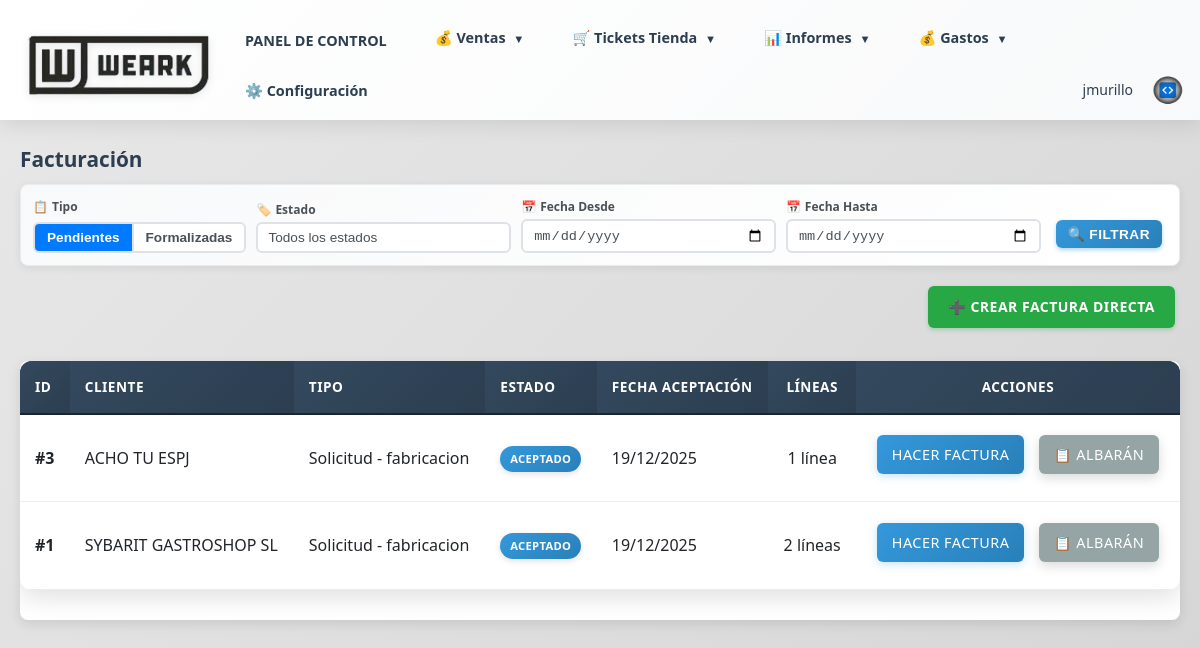
/facturacion (signed in), run on an earlier commit of the app's database.
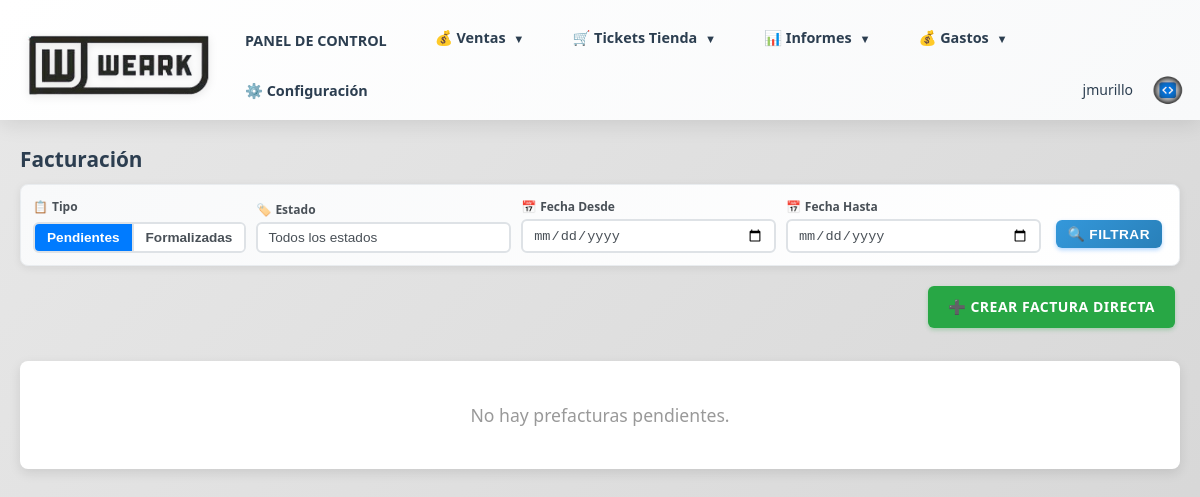
And on a later commit of the database.
### models.py (models this page shows, shortened)
class Presupuesto(db.Model):
    __tablename__ = 'presupuestos'
    id = db.Column(db.Integer, primary_key=True)
    comercial_id = db.Column(db.Integer, db.ForeignKey('comerciales.id'), nullable=False)
    cliente_id = db.Column(db.Integer, db.ForeignKey('clientes.id'), nullable=False)
    tipo_pedido = db.Column(db.String(50), nullable=False)  # confeccion, bordado, serigrafia, sublimacion, varios
    estado = db.Column(db.String(50), nullable=False, default='presupuesto')  # presupuesto, aceptado, diseño, diseño finalizado, en preparacion, todo listo, enviado, entregado al cliente, pedido rechazado
    forma_pago = db.Column(db.Text)
    imagen_diseno = db.Column(db.String(255))
    imagen_portada = db.Column(db.String(255))  # Imagen de portada (primera página)
    imagen_adicional_1 = db.Column(db.String(255))  # Imagen adicional 1 (segunda página)
    descripcion_imagen_1 = db.Column(db.Text)  # Descripción de imagen adicional 1
    imagen_adicional_2 = db.Column(db.String(255))  # Imagen adicional 2 (segunda página)
    descripcion_imagen_2 = db.Column(db.Text)  # Descripción de imagen adicional 2
    imagen_adicional_3 = db.Column(db.String(255))  # Imagen adicional 3 (segunda página)
    descripcion_imagen_3 = db.Column(db.Text)  # Descripción de imagen adicional 3
    imagen_adicional_4 = db.Column(db.String(255))  # Imagen adicional 4 (segunda página)
    descripcion_imagen_4 = db.Column(db.Text)  # Descripción de imagen adicional 4
    imagen_adicional_5 = db.Column(db.String(255))  # Imagen adicional 5 (segunda página)
    descripcion_imagen_5 = db.Column(db.Text)  # Descripción de imagen adicional 5
    seguimiento = db.Column(db.Text)
    fecha_presupuesto = db.Column(db.Date)  # Fecha cuando se marcó como presupuesto (usa fecha_creacion si no existe)
    fecha_aceptado = db.Column(db.Date)  # Fecha cuando se aceptó
    fecha_diseno = db.Column(db.Date)  # Fecha cuando se marcó como diseño
    fecha_diseno_finalizado = db.Column(db.Date)  # Fecha cuando se finalizó el diseño
    fecha_en_preparacion = db.Column(db.Date)  # Fecha cuando se marcó como en preparación
    fecha_todo_listo = db.Column(db.Date)  # Fecha cuando se marcó como todo listo
    fecha_enviado = db.Column(db.Date)  # Fecha cuando se envió
    fecha_entregado_cliente = db.Column(db.Date)  # Fecha cuando se entregó al cliente
    fecha_rechazado = db.Column(db.Date)  # Fecha cuando se rechazó
    fecha_aceptacion = db.Column(db.Date)  # Alias de fecha_aceptado para compatibilidad
    fecha_objetivo = db.Column(db.Date)  # Fecha objetivo de entrega
    fecha_entrega_trabajo = db.Column(db.Date)
    fecha_envio_taller = db.Column(db.Date)
    fecha_entrega_bordados = db.Column(db.Date)
    fecha_entrega_cliente = db.Column(db.Date)
    fecha_pendiente_enviar = db.Column(db.Date)  # Deprecated: usar fecha_presupuesto
    fecha_envio = db.Column(db.Date)  # Deprecated: usar fecha_enviado
    fecha_respuesta = db.Column(db.Date)  # Deprecated: usar fecha_aceptado o fecha_rechazado
    fecha_creacion = db.Column(db.DateTime, default=datetime.utcnow)
    lineas = db.relationship('LineaPresupuesto', backref='presupuesto', lazy=True, cascade='all, delete-orphan')

class Cliente(db.Model, UserMixin):
    __tablename__ = 'clientes'
    id = db.Column(db.Integer, primary_key=True)
    nombre = db.Column(db.String(200), nullable=False)
    alias = db.Column(db.String(200))  # Alias o nombre alternativo
    nif = db.Column(db.String(20))  # NIF/CIF del cliente
    direccion = db.Column(db.Text)
    poblacion = db.Column(db.String(100))  # Población
    provincia = db.Column(db.String(100))  # Provincia
    codigo_postal = db.Column(db.String(10))  # Código Postal
    pais = db.Column(db.String(100), default='España')  # País
    telefono = db.Column(db.String(50))  # Teléfono fijo
    movil = db.Column(db.String(50))  # Teléfono móvil
    email = db.Column(db.String(100))
    categoria = db.Column(db.String(50))  # Categoría: hosteleria, clinica, colegio, emerita, carnaval, transporte, varios
    personas_contacto = db.Column(db.Text)  # Personas de contacto
    anotaciones = db.Column(db.Text)  # Anotaciones adicionales
    usuario_web = db.Column(db.String(80), unique=True, nullable=True)  # Usuario para acceso web
    password_hash = db.Column(db.String(255), nullable=True)  # Contraseña hash
    fecha_creacion = db.Column(db.DateTime, default=datetime.utcnow)
    fecha_alta = db.Column(db.Date)  # Fecha de alta del cliente
    ultimo_acceso = db.Column(db.DateTime)
    comercial_id = db.Column(db.Integer, db.ForeignKey('comerciales.id'), nullable=True)
    comercial = db.relationship('Comercial', backref='clientes_asignados', lazy=True)
    pedidos = db.relationship('Pedido', backref='cliente', lazy=True)
    presupuestos = db.relationship('Presupuesto', backref='cliente', lazy=True)

### routes/facturacion.py (the view, shortened to what this page needs)
@facturacion_bp.route('/facturacion')
@login_required
def facturacion():
    tipo_vista = request.args.get('tipo_vista', 'pendientes')
    estado_filtro = request.args.get('estado', '')
    fecha_desde = request.args.get('fecha_desde', '')
    fecha_hasta = request.args.get('fecha_hasta', '')
    prefacturas = []
    facturas = []
    if tipo_vista == 'pendientes':
        presupuestos_con_factura_ids = [f.presupuesto_id for f in Factura.query.with_entities(Factura.presupuesto_id).filter(Factura.presupuesto_id.isnot(None)).all()]
        query_solicitudes = Presupuesto.query.filter(Presupuesto.estado == 'aceptado')
        if presupuestos_con_factura_ids:
            query_solicitudes = query_solicitudes.filter(not_(Presupuesto.id.in_(presupuestos_con_factura_ids)))
        if estado_filtro:
            query_solicitudes = query_solicitudes.filter(Presupuesto.estado == estado_filtro)
        if fecha_desde:
            try:
                fecha_desde_obj = datetime.strptime(fecha_desde, '%Y-%m-%d').date()
                query_solicitudes = query_solicitudes.filter(Presupuesto.fecha_creacion >= datetime.combine(fecha_desde_obj, datetime.min.time()))
            except ValueError:
                pass
        if fecha_hasta:
            try:
                fecha_hasta_obj = datetime.strptime(fecha_hasta, '%Y-%m-%d').date()
                query_solicitudes = query_solicitudes.filter(Presupuesto.fecha_creacion <= datetime.combine(fecha_hasta_obj, datetime.max.time()))
            except ValueError:
                pass
        solicitudes = query_solicitudes.order_by(Presupuesto.id.desc()).all()
        prefacturas = list(solicitudes)
        prefacturas.sort(key=lambda x: x.fecha_creacion if x.fecha_creacion else datetime.min, reverse=True)
        estados_presupuestos = db.session.query(Presupuesto.estado).distinct().all()
        estados_list = list(set([estado[0] for estado in estados_presupuestos if estado[0]]))
    return render_template('facturacion.html',
                         prefacturas=prefacturas,
                         facturas=facturas,
                         estados=estados_list,
                         tipo_vista=tipo_vista,
                         estado_filtro=estado_filtro,
                         fecha_desde=fecha_desde,
                         fecha_hasta=fecha_hasta)

### app.py (called while the page is built)
@login_manager.user_loader
def load_user(user_id):
    from models import Usuario, Cliente
    if user_id.startswith('cliente_'):
        cliente_id = int(user_id.replace('cliente_', ''))
        cliente = Cliente.query.get(cliente_id)
        if cliente and cliente.tiene_acceso_web():
            return cliente
        return None
    else:
        return Usuario.query.get(int(user_id))

### models.py (called while the page is built)
    def is_supervisor(self):
        return self.rol == 'supervisor'

### templates/facturacion.html (shortened to what the changed rows need)
{% extends "base.html" %}
{% block content %}
<h2 style="margin: 0 0 8px 0; padding-bottom: 0; font-size: 1.3rem;">Facturación</h2>
{% if tipo_vista == 'pendientes' %}
{% if prefacturas %}
<div class="table-container" style="background: white; border-radius: 8px; box-shadow: 0 4px 12px rgba(0,0,0,0.1); overflow: hidden; margin-bottom: 40px;">
    <table style="width: 100%; border-collapse: collapse;">
        <thead>
            <tr style="background: linear-gradient(135deg, #34495e 0%, #2c3e50 100%); border-bottom: 2px solid #1a252f;">
                <th style="padding: 15px; text-align: left; color: #ffffff; font-weight: 600;">ID</th>
                <th style="padding: 15px; text-align: left; color: #ffffff; font-weight: 600;">Cliente</th>
                <th style="padding: 15px; text-align: left; color: #ffffff; font-weight: 600;">Tipo</th>
                <th style="padding: 15px; text-align: left; color: #ffffff; font-weight: 600;">Estado</th>
                <th style="padding: 15px; text-align: left; color: #ffffff; font-weight: 600;">Fecha Aceptación</th>
                <th style="padding: 15px; text-align: center; color: #ffffff; font-weight: 600;">Líneas</th>
                <th style="padding: 15px; text-align: center; color: #ffffff; font-weight: 600;">Acciones</th>
            </tr>
        </thead>
        <tbody>
            {% for prefactura in prefacturas %}
            {% set es_solicitud = prefactura.__class__.__name__ == 'Presupuesto' %}
            <tr class="pedido-row" style="border-bottom: 1px solid #e9ecef; transition: all 0.3s ease;">
                <td style="padding: 15px; color: #212529; font-weight: 600;">#{{ prefactura.id }}</td>
                <td style="padding: 15px; color: #212529; font-weight: 500;">
                    {{ prefactura.cliente.nombre if prefactura.cliente else 'N/A' }}
                </td>
                <td style="padding: 15px; color: #212529;">
                    {% if es_solicitud %}
                        Solicitud - {{ prefactura.tipo_pedido if prefactura.tipo_pedido else 'N/A' }}
                    {% else %}
                        {{ prefactura.tipo_pedido }}
                    {% endif %}
                </td>
                <td style="padding: 15px;">
                    <span class="badge badge-estado-{{ prefactura.estado.lower()|replace(' ', '-')|replace('ó', 'o')|replace('í', 'i')|replace('é', 'e') }}">
                        {{ prefactura.estado }}
                    </span>
                </td>
                <td style="padding: 15px; color: #212529;">
                    {% if es_solicitud %}
                        {% if prefactura.fecha_aceptado %}
                            {{ prefactura.fecha_aceptado.strftime('%d/%m/%Y') }}
                        {% else %}
                            <span style="color: #999;">-</span>
                        {% endif %}
                    {% else %}
                        {% if prefactura.fecha_aceptacion %}
                            {{ prefactura.fecha_aceptacion.strftime('%d/%m/%Y') }}
                        {% else %}
                            <span style="color: #999;">-</span>
                        {% endif %}
                    {% endif %}
                </td>
                <td style="padding: 15px; text-align: center; color: #212529;">
                    {{ prefactura.lineas|length }} línea{{ 's' if prefactura.lineas|length != 1 else '' }}
                </td>
                <td style="padding: 15px; text-align: center;">
                    {% if es_solicitud %}
                        <a href="{{ url_for('facturacion.ver_factura_solicitud', presupuesto_id=prefactura.id) }}"
                           class="btn btn-info"
                           style="padding: 8px 15px; font-size: 0.9rem; text-decoration: none; display: inline-block; margin-right: 5px;">
                            Hacer Factura
                        </a>
                        <a href="{{ url_for('solicitudes.descargar_albaran_solicitud', solicitud_id=prefactura.id) }}"
                           class="btn btn-secondary"
                           style="padding: 8px 15px; font-size: 0.9rem; text-decoration: none; display: inline-block;"
                           target="_blank">
                            📋 Albarán
                        </a>
                    {% endif %}
                </td>
            </tr>
            {% endfor %}
        </tbody>
    </table>
</div>
{% else %}
<div style="background: white; border-radius: 8px; padding: 40px; text-align: center; box-shadow: 0 4px 12px rgba(0,0,0,0.1); margin-bottom: 40px;">
    <p style="color: #999; font-size: 1.1rem; margin: 0;">No hay prefacturas pendientes.</p>
</div>
{% endif %}
{% endif %}
{% endblock %}

What changed in the data, as far as the page shows it:
removed Presupuesto: id "3", cliente "ACHO TU ESPJ", tipo_pedido "fabricacion", estado "ACEPTADO", fecha_aceptado "19/12/2025", lineas|length "1"
removed Presupuesto: id "1", cliente "SYBARIT GASTROSHOP SL", tipo_pedido "fabricacion", estado "ACEPTADO", fecha_aceptado "19/12/2025", lineas|length "2", lineas "s"
Also different on the page:
text no longer shown: "ID CLIENTE TIPO ESTADO FECHA ACEPTACIÓN LÍNEAS ACCIONES"
text now shown: "No hay prefacturas pendientes."
